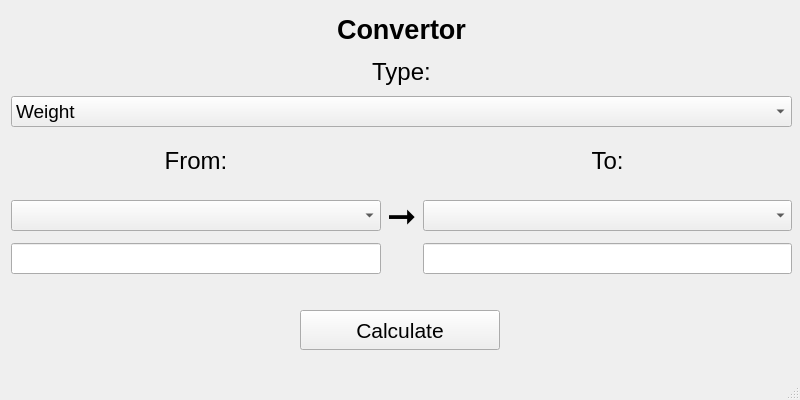
<?xml version="1.0" encoding="UTF-8"?>
<ui version="4.0">
 <class>MainWindow</class>
 <widget class="QMainWindow" name="MainWindow">
  <property name="geometry">
   <rect>
    <x>0</x>
    <y>0</y>
    <width>800</width>
    <height>400</height>
   </rect>
  </property>
  <property name="minimumSize">
   <size>
    <width>800</width>
    <height>400</height>
   </size>
  </property>
  <property name="maximumSize">
   <size>
    <width>800</width>
    <height>400</height>
   </size>
  </property>
  <property name="windowTitle">
   <string>MainWindow</string>
  </property>
  <widget class="QWidget" name="centralwidget">
   <widget class="QPushButton" name="btnCalculate">
    <property name="geometry">
     <rect>
      <x>300</x>
      <y>310</y>
      <width>200</width>
      <height>40</height>
     </rect>
    </property>
    <property name="minimumSize">
     <size>
      <width>200</width>
      <height>40</height>
     </size>
    </property>
    <property name="maximumSize">
     <size>
      <width>100</width>
      <height>40</height>
     </size>
    </property>
    <property name="font">
     <font>
      <pointsize>16</pointsize>
     </font>
    </property>
    <property name="text">
     <string>Calculate</string>
    </property>
   </widget>
   <widget class="QWidget" name="layoutWidget">
    <property name="geometry">
     <rect>
      <x>11</x>
      <y>133</y>
      <width>781</width>
      <height>141</height>
     </rect>
    </property>
    <layout class="QGridLayout" name="gridLayout">
     <item row="4" column="3">
      <widget class="QLineEdit" name="leResult">
       <property name="font">
        <font>
         <pointsize>14</pointsize>
        </font>
       </property>
      </widget>
     </item>
     <item row="1" column="0">
      <widget class="QLabel" name="lbFrom">
       <property name="font">
        <font>
         <pointsize>18</pointsize>
        </font>
       </property>
       <property name="text">
        <string>From:</string>
       </property>
       <property name="alignment">
        <set>Qt::AlignCenter</set>
       </property>
      </widget>
     </item>
     <item row="2" column="3">
      <widget class="QComboBox" name="cbxTo">
       <property name="font">
        <font>
         <pointsize>14</pointsize>
        </font>
       </property>
      </widget>
     </item>
     <item row="1" column="3">
      <widget class="QLabel" name="lbTo">
       <property name="font">
        <font>
         <pointsize>18</pointsize>
        </font>
       </property>
       <property name="text">
        <string>To:</string>
       </property>
       <property name="alignment">
        <set>Qt::AlignCenter</set>
       </property>
      </widget>
     </item>
     <item row="2" column="0">
      <widget class="QComboBox" name="cbxFrom">
       <property name="font">
        <font>
         <pointsize>14</pointsize>
        </font>
       </property>
      </widget>
     </item>
     <item row="4" column="0">
      <widget class="QLineEdit" name="leFrom">
       <property name="font">
        <font>
         <pointsize>14</pointsize>
        </font>
       </property>
      </widget>
     </item>
     <item row="2" column="1">
      <widget class="QLabel" name="leArrow">
       <property name="font">
        <font>
         <pointsize>26</pointsize>
        </font>
       </property>
       <property name="text">
        <string>➞</string>
       </property>
      </widget>
     </item>
    </layout>
   </widget>
   <widget class="QWidget" name="layoutWidget">
    <property name="geometry">
     <rect>
      <x>11</x>
      <y>11</y>
      <width>781</width>
      <height>116</height>
     </rect>
    </property>
    <layout class="QVBoxLayout" name="verticalLayout">
     <item>
      <widget class="QLabel" name="lbTitle">
       <property name="font">
        <font>
         <pointsize>20</pointsize>
         <bold>true</bold>
        </font>
       </property>
       <property name="text">
        <string>Convertor</string>
       </property>
       <property name="alignment">
        <set>Qt::AlignCenter</set>
       </property>
      </widget>
     </item>
     <item>
      <widget class="QLabel" name="lbType">
       <property name="font">
        <font>
         <pointsize>18</pointsize>
        </font>
       </property>
       <property name="text">
        <string>Type:</string>
       </property>
       <property name="alignment">
        <set>Qt::AlignCenter</set>
       </property>
      </widget>
     </item>
     <item>
      <widget class="QComboBox" name="cbxType">
       <property name="font">
        <font>
         <pointsize>14</pointsize>
        </font>
       </property>
       <item>
        <property name="text">
         <string>Weight</string>
        </property>
       </item>
       <item>
        <property name="text">
         <string>Distance</string>
        </property>
       </item>
       <item>
        <property name="text">
         <string>Time</string>
        </property>
       </item>
       <item>
        <property name="text">
         <string>Volume</string>
        </property>
       </item>
      </widget>
     </item>
    </layout>
   </widget>
  </widget>
  <widget class="QMenuBar" name="menubar">
   <property name="geometry">
    <rect>
     <x>0</x>
     <y>0</y>
     <width>800</width>
     <height>21</height>
    </rect>
   </property>
  </widget>
  <widget class="QStatusBar" name="statusbar"/>
 </widget>
 <resources/>
 <connections/>
</ui>
